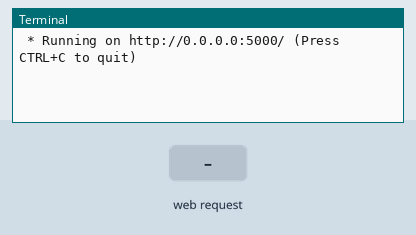
The program below on a simulated Raspberry Pi (BCM pin numbers). On the bench: the last lines printed to the terminal. The inputs (shaded band) are chosen by the test bench. The clock reads 2024-03-15 10:24:30 at power-on unless the program sets it; the camera gives no picture and a still takes 0.5 s.

Above: at 1.2 s.
1.3 s: HTTP request for /image-capture received
At 2.3 s:
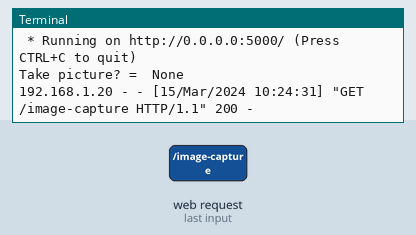
2.8 s: HTTP request for /image-capture received with the fields take_picture=t
At 3.4 s:
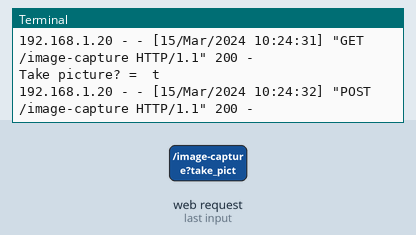
4.3 s: HTTP request for / received
At 5.6 s:
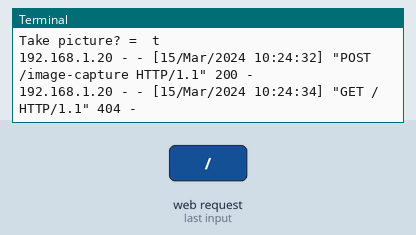

The program:

image_capture_host_trigger.py
```python
# Runs a flask web app that allows pictures to be taken on trigger click
from flask import Flask, request, render_template, redirect
from picamera import PiCamera
from datetime import datetime

app = Flask(__name__)

@app.route('/image-capture', methods=['POST', 'GET'])
def image_capture():
    try:
        take_picture = request.form.get("take_picture")
        print('Take picture? = ', take_picture)
        if take_picture == "t":
            timestamp = datetime.now().strftime("%Y-%m-%d_%H-%M-%S")
            image_src = "raw_images/" + timestamp + ".png"
            camera.capture(image_src)
            # print('bong')
            return render_template('image-capture.html')
    finally:
        return render_template('image-capture.html')


if __name__ == '__main__':
    app.run(host='0.0.0.0')
```

Measured:
- after the input at 1.3 s, the terminal: prints a new line at once (image 1)
- after the input at 2.8 s, the terminal: prints a new line at once (image 2)
- after the input at 4.3 s, the terminal: prints a new line at once (image 3)
